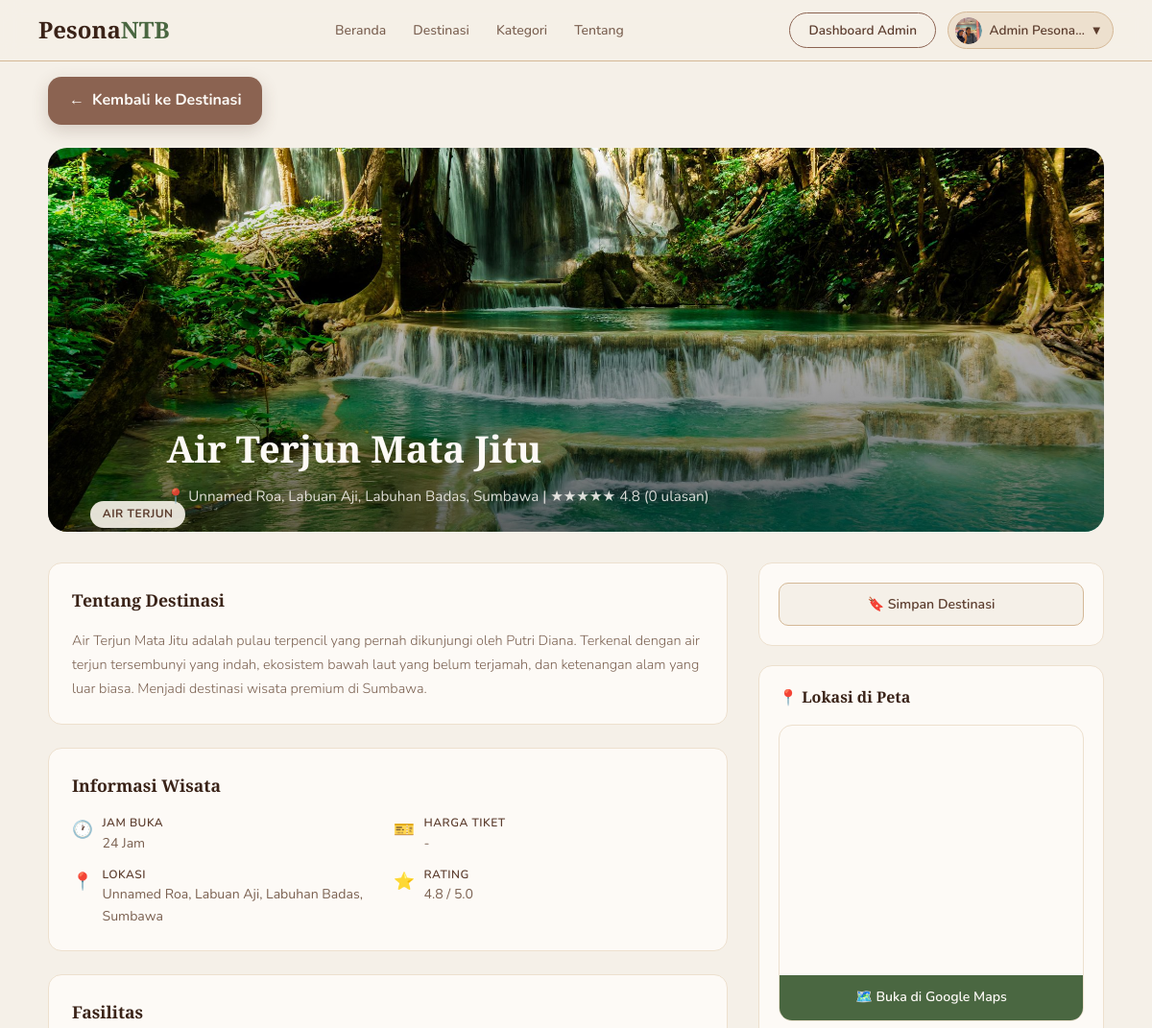
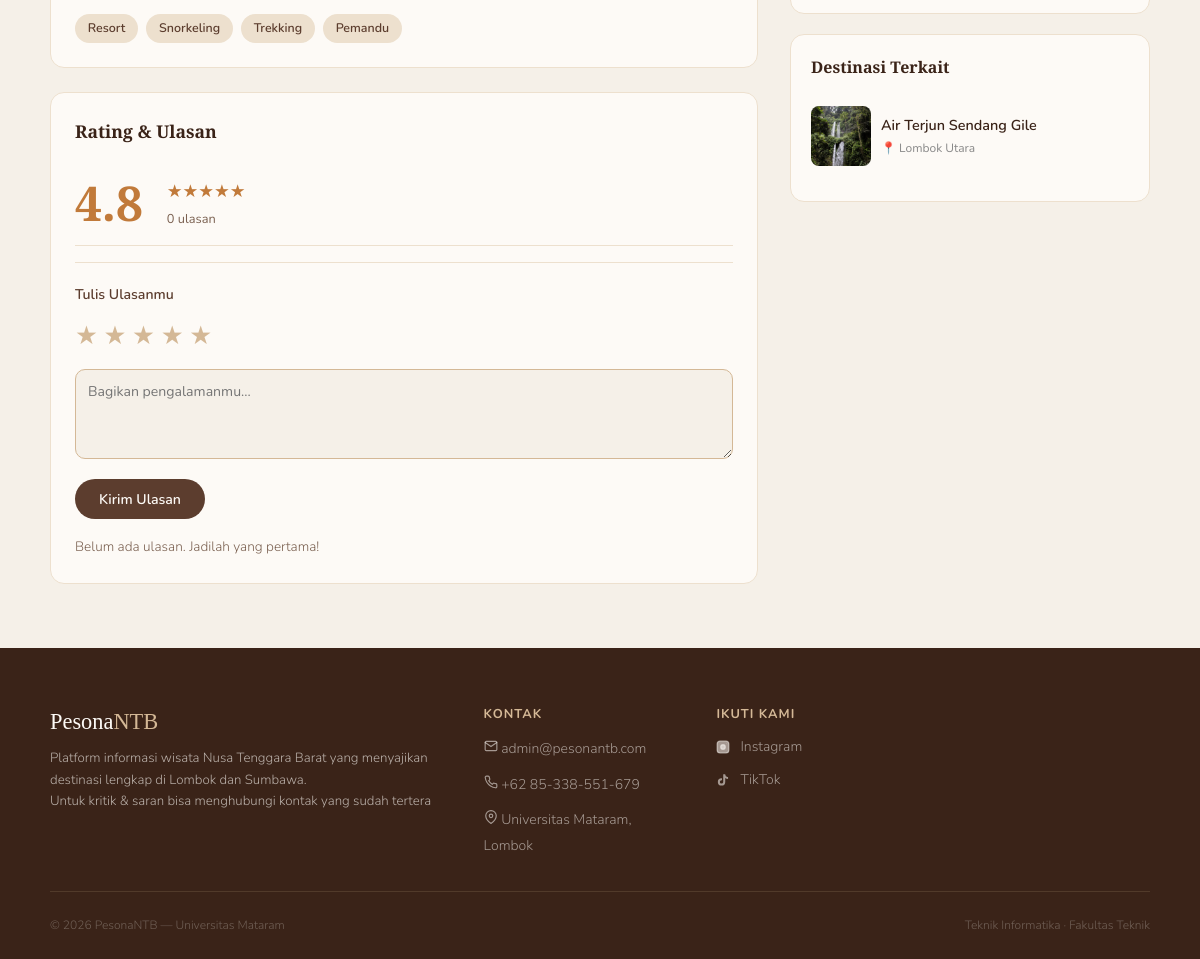
The page /config/detail.php?id=6 (signed in) on the database as committed earlier (2 pictures, top to bottom).
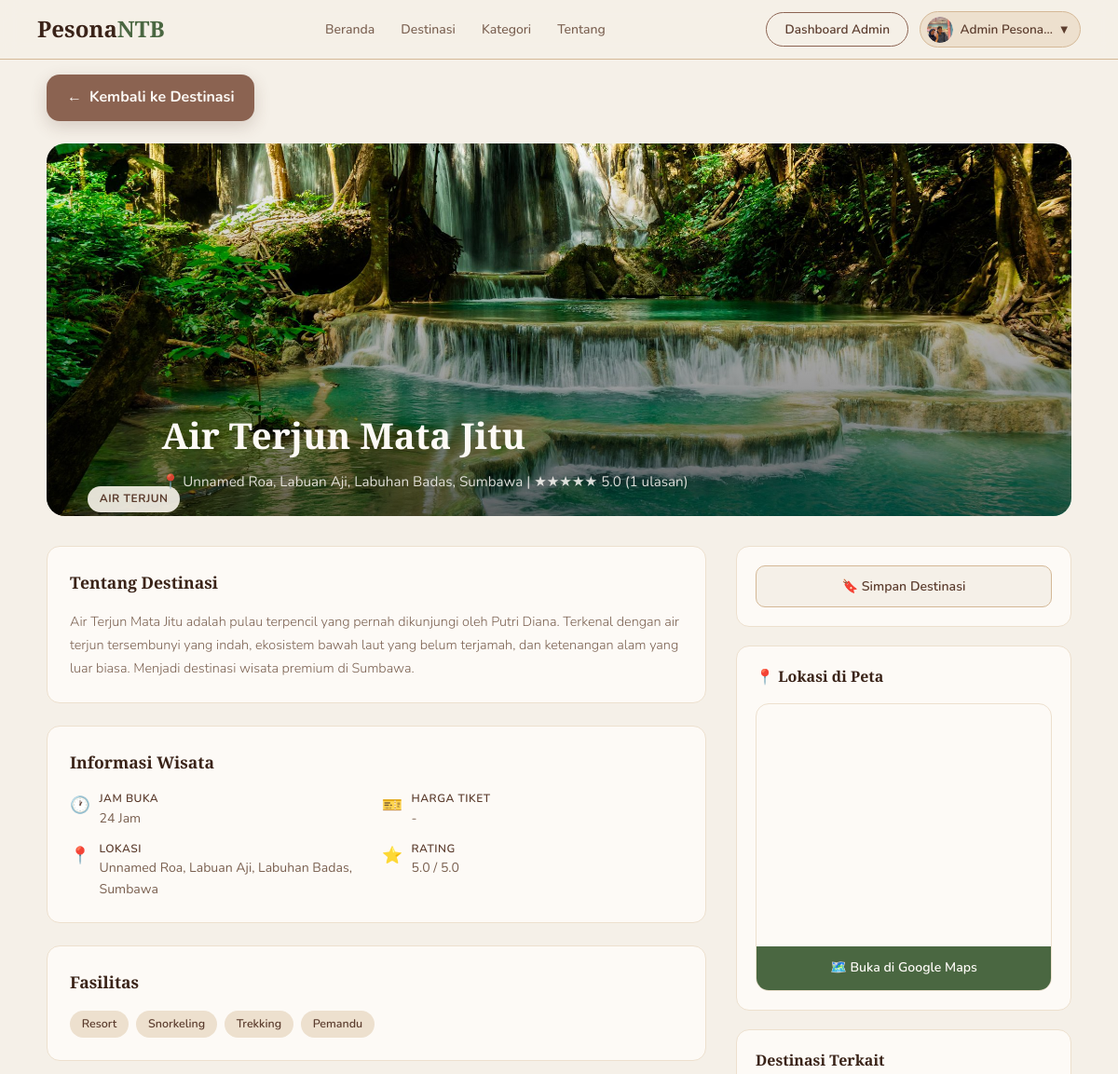
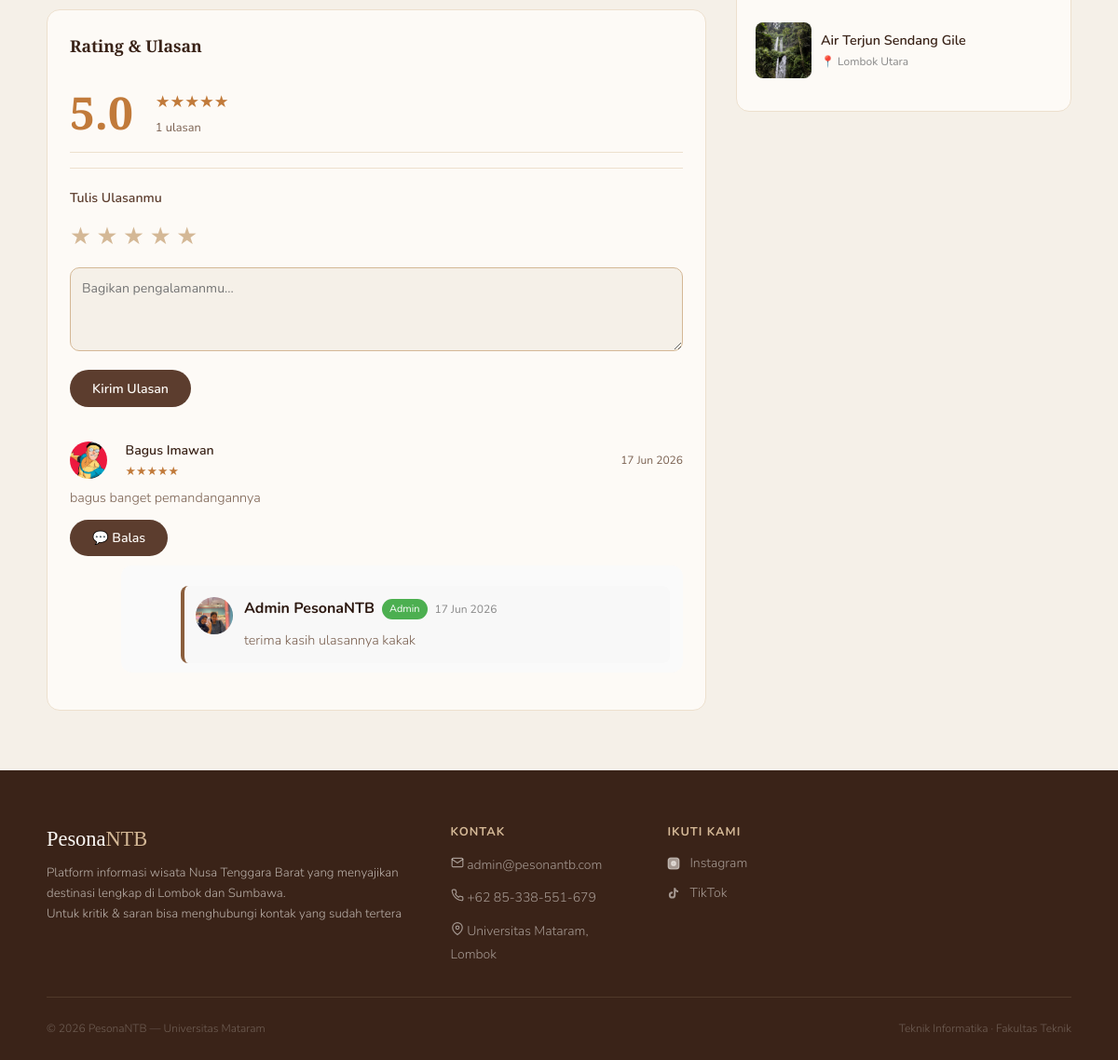
The same page on the database as committed later (2 pictures, top to bottom).
### tables this page shows
CREATE TABLE `wisata` (
  `id` int(11) NOT NULL,
  `nama` varchar(150) NOT NULL,
  `kategori` enum('Pantai','Gunung','Air Terjun','Budaya','Pulau','Kuliner','Adventure') NOT NULL,
  `lokasi` varchar(150) NOT NULL,
  `deskripsi` text NOT NULL,
  `fasilitas` text DEFAULT NULL,
  `jam_buka` varchar(100) DEFAULT NULL,
  `harga_tiket` varchar(100) DEFAULT NULL,
  `foto` varchar(255) DEFAULT NULL,
  `aktif` tinyint(1) DEFAULT 1,
  `latitude` decimal(10,8) DEFAULT NULL,
  `longitude` decimal(11,8) DEFAULT NULL,
  `rating` decimal(3,1) DEFAULT 0.0,
  `created_at` datetime DEFAULT current_timestamp(),
  `updated_at` datetime DEFAULT current_timestamp() ON UPDATE current_timestamp()
);

CREATE TABLE `ulasan` (
  `id` int(11) NOT NULL,
  `user_id` int(11) NOT NULL,
  `wisata_id` int(11) NOT NULL,
  `parent_id` int(11) DEFAULT NULL,
  `rating` tinyint(4) DEFAULT NULL,
  `komentar` text DEFAULT NULL,
  `created_at` datetime DEFAULT current_timestamp()
);

CREATE TABLE `users` (
  `id` int(11) NOT NULL,
  `nama` varchar(100) NOT NULL,
  `email` varchar(150) NOT NULL,
  `telepon` varchar(20) NOT NULL,
  `password` varchar(255) NOT NULL,
  `role` enum('user','admin') DEFAULT 'user',
  `foto_profil` varchar(255) DEFAULT NULL,
  `created_at` datetime DEFAULT current_timestamp(),
  `reset_token` varchar(255) DEFAULT NULL,
  `reset_expired` datetime DEFAULT NULL
);

### config/detail.php (the view, shortened to what the changed rows need)
<?php
require_once 'db.php';
$id = isset($_GET['id']) ? intval($_GET['id']) : 0;
$stmt = $conn->prepare("SELECT * FROM wisata WHERE id = ? AND aktif = 1");
$stmt->bind_param('i', $id);
$stmt->execute();
$wisata = $stmt->get_result()->fetch_assoc();
if (isset($_SESSION['user_id'])) {
    $uid = $_SESSION['user_id'];
    $conn->query("DELETE FROM riwayat WHERE user_id=$uid AND wisata_id=$id");
    $conn->query("INSERT INTO riwayat (user_id, wisata_id, dilihat_at) VALUES ($uid, $id, NOW())");
}
$ulasan_list = [];
$res = $conn->query("SELECT u.id, u.user_id, u.komentar, u.rating, u.created_at, us.nama, us.foto_profil, us.role FROM ulasan u JOIN users us ON u.user_id=us.id WHERE u.wisata_id=$id AND u.parent_id IS NULL ORDER BY u.created_at DESC LIMIT 10");
if ($res) {
    while ($row = $res->fetch_assoc()) {
        $ulasan_list[] = $row;
    }
}
$total_ulasan = $conn->query("
SELECT COUNT(*) c
FROM ulasan
WHERE wisata_id=$id
AND parent_id IS NULL
")->fetch_assoc()['c'];
$kategori_esc = $conn->real_escape_string($wisata['kategori']);
$related = [];
$res = $conn->query("SELECT id,nama,lokasi,kategori,foto FROM wisata WHERE kategori='$kategori_esc' AND id<>$id AND aktif=1 LIMIT 4");
if ($res) while ($row = $res->fetch_assoc()) $related[] = $row;
$img_map   = ['Pantai'=>'dest-img-pantai','Gunung'=>'dest-img-rinjani','Pulau'=>'dest-img-gili','Adventure'=>'dest-img-sumbawa','Air Terjun'=>'dest-img-moyo','Budaya'=>'dest-img-sumbawa','Kuliner'=>'dest-img-pink'];
$emoji_map = ['Pantai'=>'🏖️','Gunung'=>'🏔️','Pulau'=>'🏝️','Adventure'=>'🌾','Air Terjun'=>'💧','Budaya'=>'🎭','Kuliner'=>'🍜'];
$img_class = $img_map[$wisata['kategori']] ?? 'dest-img-pantai';
function renderStars($n) {
    $n = round($n);
    return str_repeat('★', $n) . str_repeat('☆', 5 - $n);
}
?>
<!DOCTYPE html>
<html lang="id">
<head>
  <link rel="stylesheet" href="../css/style.css">
  <link rel="stylesheet" href="../css/user.css">
</head>
<body>
<div class="user-page">
  <div class="user-container">
    <div class="detail-hero" style="position: relative; overflow: hidden; height: 400px;">
      <?php if (!empty($wisata['foto'])): ?>
        <img src="../assets/uploads/destinasi/<?= htmlspecialchars($wisata['foto']) ?>"
             alt="<?= htmlspecialchars($wisata['nama']) ?>"
             style="width: 100%; height: 100%; object-fit: cover; position: absolute; top: 0; left: 0; z-index: 0;">
      <?php else: ?>
        <div class="<?= $img_class ?>" style="width: 100%; height: 100%; position: absolute; top: 0; left: 0; z-index: 0;"></div>
      <?php endif; ?>
      <div class="detail-hero-overlay" style="position: absolute; bottom: 0; left: 0; width: 100%; height: 100%; background: linear-gradient(transparent, rgba(0,0,0,0.6)); z-index: 1;"></div>
      <span class="detail-hero-badge" style="position: relative; z-index: 2;"><?= htmlspecialchars($wisata['kategori']) ?></span>
      <div class="detail-hero-info" style="position: relative; z-index: 2;">
        <h1><?= htmlspecialchars($wisata['nama']) ?></h1>
        <div class="loc">📍 <?= htmlspecialchars($wisata['lokasi']) ?>  |  <?= renderStars($wisata['rating']) ?> <?= number_format($wisata['rating'],1) ?> (<?= $total_ulasan ?> ulasan)</div>
      </div>
    </div>
    <div class="detail-grid">
      <div class="detail-main">
        <div class="detail-card">
          <h3>Tentang Destinasi</h3>
          <p><?= nl2br(htmlspecialchars($wisata['deskripsi'])) ?></p>
        </div>
        <div class="detail-card">
          <div class="detail-meta">
            <div class="meta-item">
              <div><div class="meta-label">Jam Buka</div><div class="meta-val"><?= htmlspecialchars($wisata['jam_buka'] ?: '-') ?></div></div>
            </div>
            <div class="meta-item">
              <div><div class="meta-label">Harga Tiket</div><div class="meta-val"><?= htmlspecialchars($wisata['harga_tiket'] ?: '-') ?></div></div>
            </div>
            <div class="meta-item">
              <div><div class="meta-label">Lokasi</div><div class="meta-val"><?= htmlspecialchars($wisata['lokasi']) ?></div></div>
            </div>
            <div class="meta-item">
              <div><div class="meta-label">Rating</div><div class="meta-val"><?= number_format($wisata['rating'],1) ?> / 5.0</div></div>
            </div>
          </div>
        </div>
        <?php if ($wisata['fasilitas']): ?>
        <div class="detail-card">
          <div class="fasilitas-list">
            <?php foreach (explode(',', $wisata['fasilitas']) as $f): ?>
            <span class="fasilitas-tag"><?= htmlspecialchars(trim($f)) ?></span>
            <?php endforeach; ?>
          </div>
        </div>
        <?php endif; ?>
        <div class="detail-card">
          <h3>Rating &amp; Ulasan</h3>
          <div class="rating-summary">
            <div class="rating-big"><?= number_format($wisata['rating'],1) ?></div>
            <div>
              <div class="rating-stars"><?= renderStars($wisata['rating']) ?></div>
              <div class="rating-count"><?= $total_ulasan ?> ulasan</div>
            </div>
          </div>
          <?php if (isset($_SESSION['user_id'])): ?>
          <div class="ulasan-form">
            <p style="font-size:0.88rem;font-weight:600;color:var(--brown);margin-bottom:0.5rem">Tulis Ulasanmu</p>
            <form method="POST">
              <div class="star-input">
                <?php for ($i=5;$i>=1;$i--): ?>
                <label for="star<?=$i?>">★</label>
                <?php endfor; ?>
              </div>
            </form>
          </div>
          <?php else: ?>
          <p style="font-size:0.85rem;color:var(--text-muted);margin-top:0.5rem">
            <a href="login.php" style="color:var(--green);font-weight:600">Login</a> untuk memberikan ulasan.
          </p>
          <?php endif; ?>
          <?php if ($ulasan_list): ?>
<div style="margin-top:1.25rem">
  <?php foreach ($ulasan_list as $u): ?>
  <div class="ulasan-item">
    <div class="ulasan-header">
      <div class="ulasan-author">
        <?php if (!empty($u['foto_profil'])): ?>
          <img src="../assets/uploads/profil/<?= htmlspecialchars($u['foto_profil']) ?>"
               style="width:40px; height:40px; border-radius:50%; object-fit:cover; margin-right:10px;">
        <?php else: ?>
          <div class="ulasan-avatar"><?= strtoupper(mb_substr($u['nama'],0,2)) ?></div>
        <?php endif; ?>
        <div>
          <div class="ulasan-nama"><?= htmlspecialchars($u['nama']) ?></div>
          <?php if($u['rating'] > 0): ?>
            <div class="ulasan-stars">
                <?= renderStars($u['rating']) ?>
            </div>
            <?php endif; ?>
        </div>
      </div>
      <span class="ulasan-date"><?= date('d M Y', strtotime($u['created_at'])) ?></span>
    </div>
    <?php if(!empty($u['komentar'])): ?>
      <p class="ulasan-text">
          <?= htmlspecialchars($u['komentar']) ?>
      </p>
      <?php endif; ?>
        <?php if(isset($_SESSION['user_id'])): ?>
          <button
          type="button"
          onclick="showReplyForm(<?= $u['id'] ?>)"
          class="btn-ulasan"
          style="margin-top:10px">
          💬 Balas
          </button>
        <?php endif; ?>
    <?php
      $replies = $conn->query("
      SELECT u.*, us.nama, us.role, us.foto_profil
      FROM ulasan u
      JOIN users us ON us.id=u.user_id
      WHERE u.parent_id={$u['id']}
      ORDER BY u.created_at ASC
      ");
    while($r = $replies->fetch_assoc()): ?>
      <div style="margin-left:55px;margin-top:10px;background:#fafafa;padding:10px 14px;border-radius:12px">
          <div style="display:flex;gap:12px;margin-left:50px;margin-top:12px;padding:12px;background:#f8f8f8;border-left:4px solid #8B5E3C;border-radius:8px">
    <?php if(!empty($r['foto_profil']) && file_exists('../assets/uploads/profil/'.$r['foto_profil'])): ?>
        <img src="../assets/uploads/profil/<?= htmlspecialchars($r['foto_profil']) ?>" style="width:40px;height:40px;border-radius:50%;object-fit:cover">
    <?php else: ?>
        <div style="width:40px;height:40px;border-radius:50%;background:#6b4d3e;color:#fff;display:flex;align-items:center;justify-content:center;font-weight:bold">
            <?= strtoupper(substr($r['nama'],0,1)) ?>
        </div>
    <?php endif; ?>
    <div>
        <div style="display:flex;align-items:center;gap:8px">
            <strong><?= htmlspecialchars($r['nama']) ?></strong>
            <?php if($r['role']=='admin'): ?>
                <span style="background:#4CAF50;color:#fff;padding:2px 8px;border-radius:20px;font-size:11px">Admin</span>
            <?php endif; ?>
            <span style="font-size:12px;color:#888">
                <?= date('d M Y', strtotime($r['created_at'])) ?>
            </span>
        </div>
        <p style="margin-top:8px">
            <?= htmlspecialchars($r['komentar']) ?>
        </p>
      </div>
  </div>
</div>
      <?php endwhile; ?>
  </div>
  <?php endforeach; ?>
</div>
<?php else: ?>
<p style="font-size:0.85rem;color:var(--text-muted);margin-top:1rem">Belum ada ulasan. Jadilah yang pertama!</p>
<?php endif; ?>
        </div>
      </div>
      <div class="detail-sidebar">
        <?php if ($related): ?>
<div class="sidebar-card">
  <?php foreach ($related as $r): ?>
  <a href="detail.php?id=<?= $r['id'] ?>" class="related-item" style="display:flex; align-items:center; gap:10px; text-decoration:none; color:inherit; margin-bottom:15px;">
    <div style="width: 60px; height: 60px; border-radius: 8px; overflow: hidden; background: #eee; flex-shrink: 0;">
      <?php if (!empty($r['foto'])): ?>
        <img src="../assets/uploads/destinasi/<?= htmlspecialchars($r['foto']) ?>"
             style="width: 100%; height: 100%; object-fit: cover;"
             alt="<?= htmlspecialchars($r['nama']) ?>">
      <?php else: ?>
        <div class="<?= $img_map[$r['kategori']] ?? 'dest-img-pantai' ?>" style="width: 100%; height: 100%; display: flex; align-items: center; justify-content: center;">
          <?= $emoji_map[$r['kategori']] ?? '🏝️' ?>
        </div>
      <?php endif; ?>
    </div>
    <div>
      <div class="related-name" style="font-weight: 600; font-size: 0.9rem;"><?= htmlspecialchars($r['nama']) ?></div>
      <div class="related-loc" style="font-size: 0.75rem; color: #888;">📍 <?= htmlspecialchars($r['lokasi']) ?></div>
    </div>
  </a>
  <?php endforeach; ?>
</div>
<?php endif; ?>
      </div>
    </div>
  </div>
</div>
</body>
</html>

Rows that differ between the two databases and show on the page:
changed wisata "Air Terjun Mata Jitu": rating "4.8" → "5.0"
added ulasan: user.foto_profil (picture), user.nama "Bagus Imawan", rating "★★★★★", created_at "17 Jun 2026", komentar "bagus banget pemandangannya"
added ulasan: user.foto_profil (picture), user.nama "Admin PesonaNTB", created_at "17 Jun 2026", komentar "terima kasih ulasannya kakak", shown under "Bagus Imawan"
Other text that changed with them:
$total_ulasan: "0" → "1"
text no longer shown: "Belum ada ulasan. Jadilah yang pertama!"
